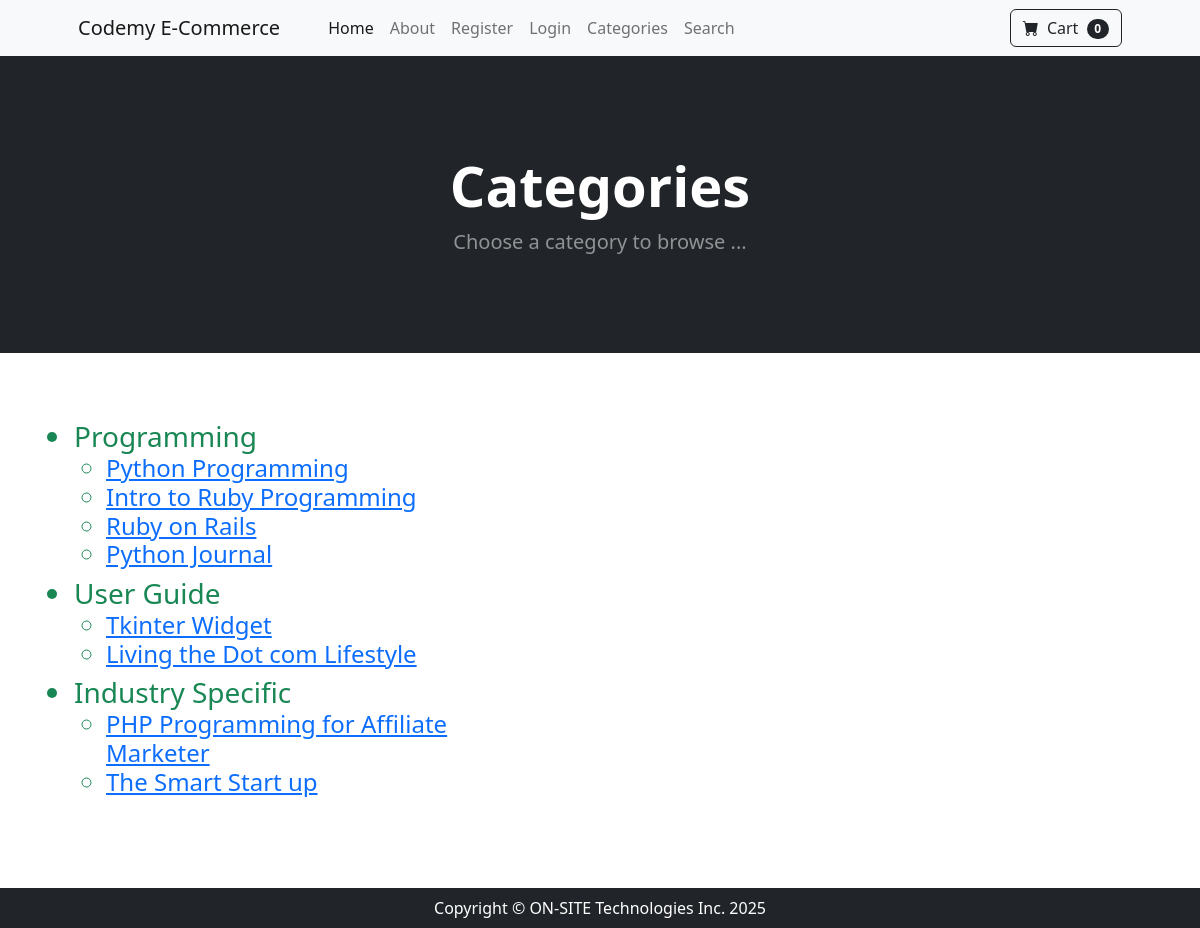
Before: /category_summary/ with the older database file.
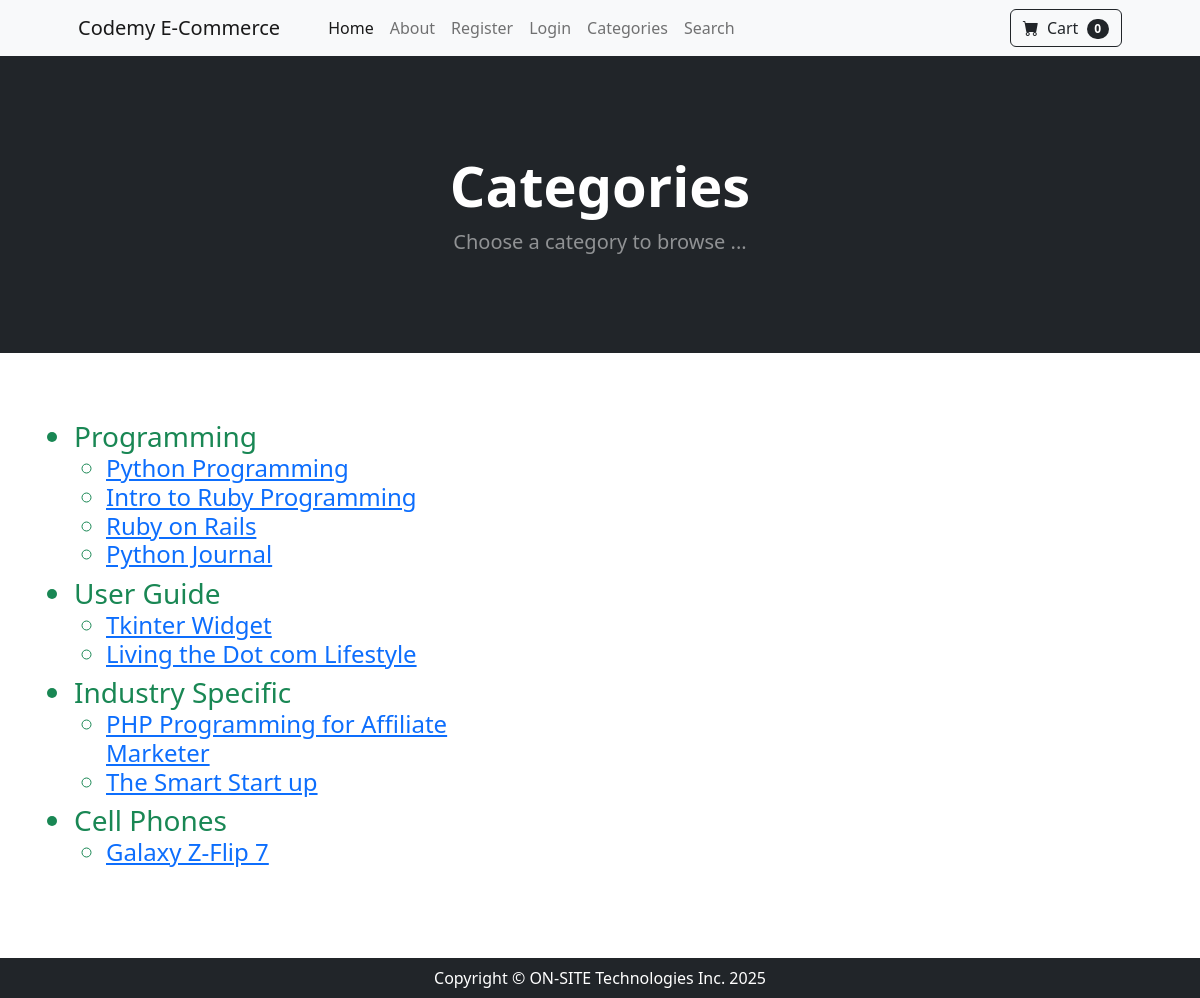
After: the same page with the newer database file.
### store/models.py (models this page shows, shortened)
class Category(models.Model):
  name = models.CharField(max_length=50)
  class Meta:
    verbose_name_plural ='categories'

class Product(models.Model):
  name = models.CharField(max_length=100)
  price = models.DecimalField(default=0, decimal_places=2, max_digits=6)
  category = models.ForeignKey(Category, on_delete=models.CASCADE, default=1)
  description = models.CharField(max_length=250, default='', blank=True, null=True)
  image = models.ImageField(upload_to='uploads/product/')
  is_sale = models.BooleanField(default=False)
  sale_price = models.DecimalField(default=0, decimal_places=2, max_digits=6)

### store/views.py (the view)
# urls.py: path('category_summary/', views.category_summary, name='category_summary'),
def category_summary(request):
  categories = Category.objects.all()
  products = Product.objects.all()
  return render(request, 'category_summary.html', {'categories': categories, 'products': products})

### cart/cart.py (called while the page is built)
  def __len__(self):
    return len(self.cart)

### cart/context_processors.py (called while the page is built)
def cart(request):
  return {'cart': Cart(request)}

### store/templates/category_summary.html
{% extends 'base.html' %}
{% block content %}
<header class="bg-dark py-5">
    <div class="container px-4 px-lg-5 my-5">
        <div class="text-center text-white">
            <h1 class="display-4 fw-bolder">Categories</h1>
            <p class="lead fw-normal text-white-50 mb-0">Choose a category to browse ...</p>
        </div>
    </div>
</header>
<div class="container">
  <div class="row">
    <div class="col-8 text-success h3">
      <br/><br/>
      <ul>
      {% for cat in categories %}
        <li>{{ cat.name }}</li>
        <div class="col-8 text-success h4">
          <ul>
            {% for prod in products %}
              {% if cat.id == prod.category_id%}
                <li><a href="{% url 'product' prod.id %}">{{ prod.name }}</a></li>
              {% endif %}
            {% endfor %}
          </ul>
        </div>
      {% endfor %}
      </ul>
      <br/><br/>
    </div>
  </div>
</div>
{% endblock %}

Changed rows visible on the page:
added Category: name "Cell Phones"
added Product: name "Galaxy Z-Flip 7", shown under "Cell Phones"
